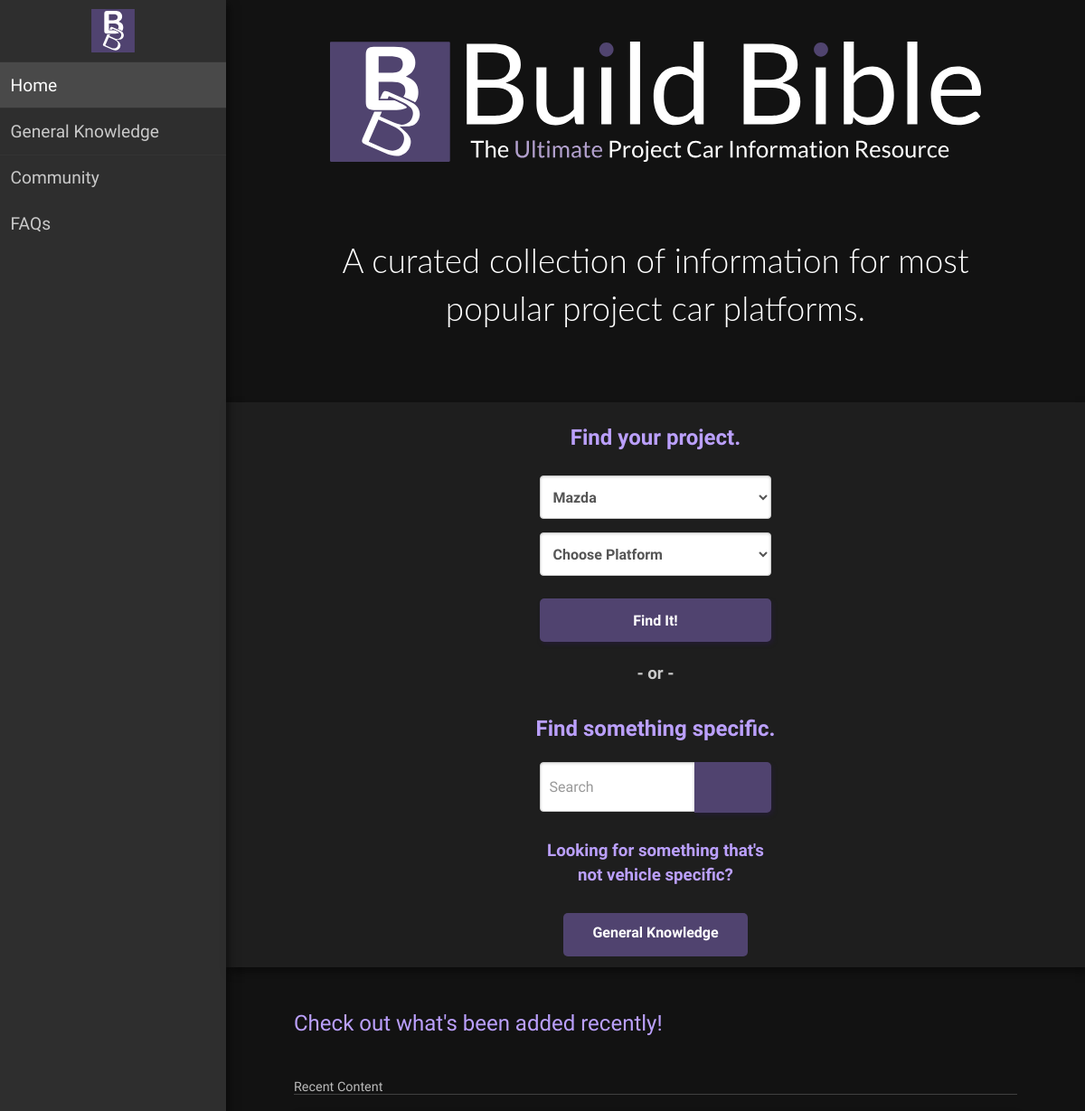
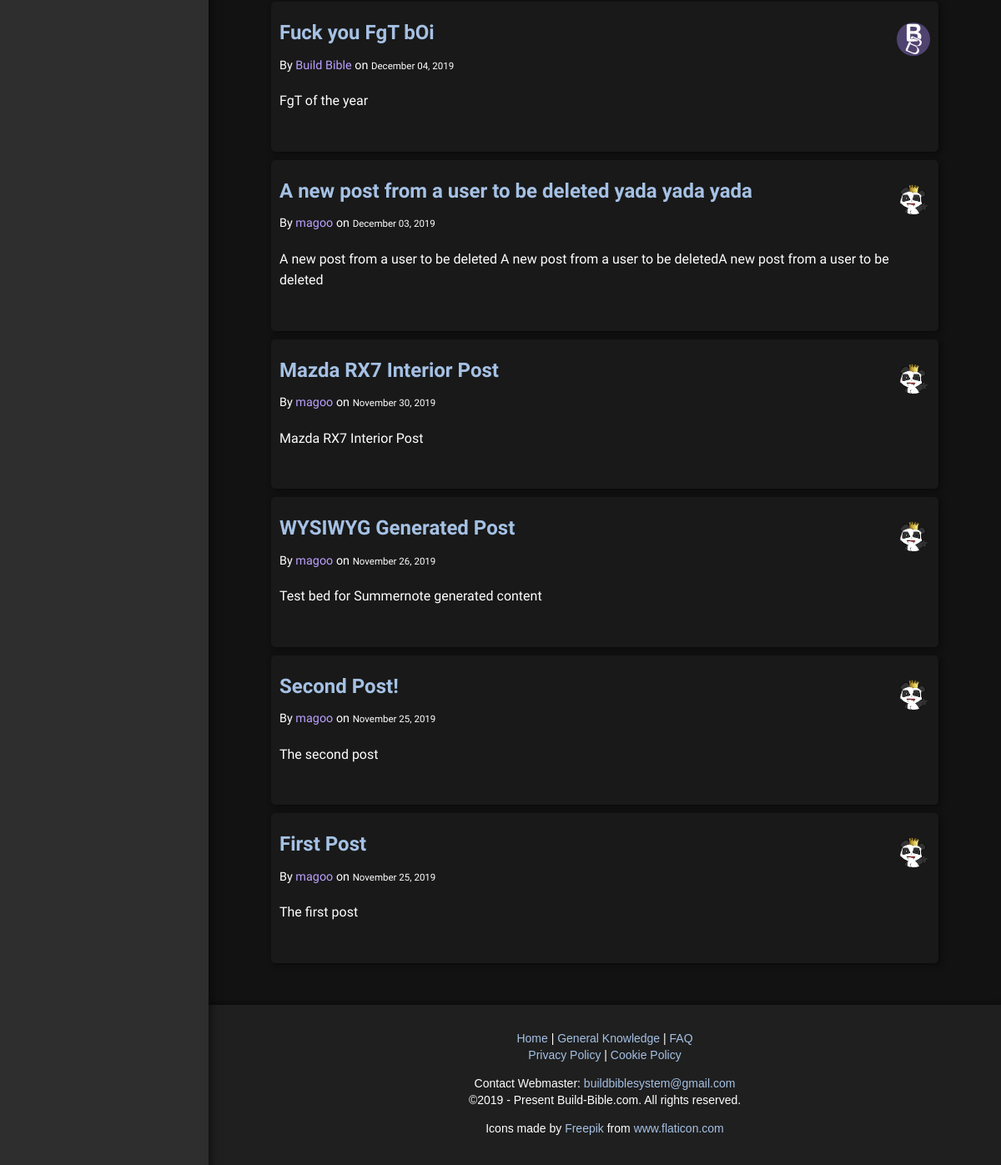
Before: / with the older database file (2 pictures, top to bottom).
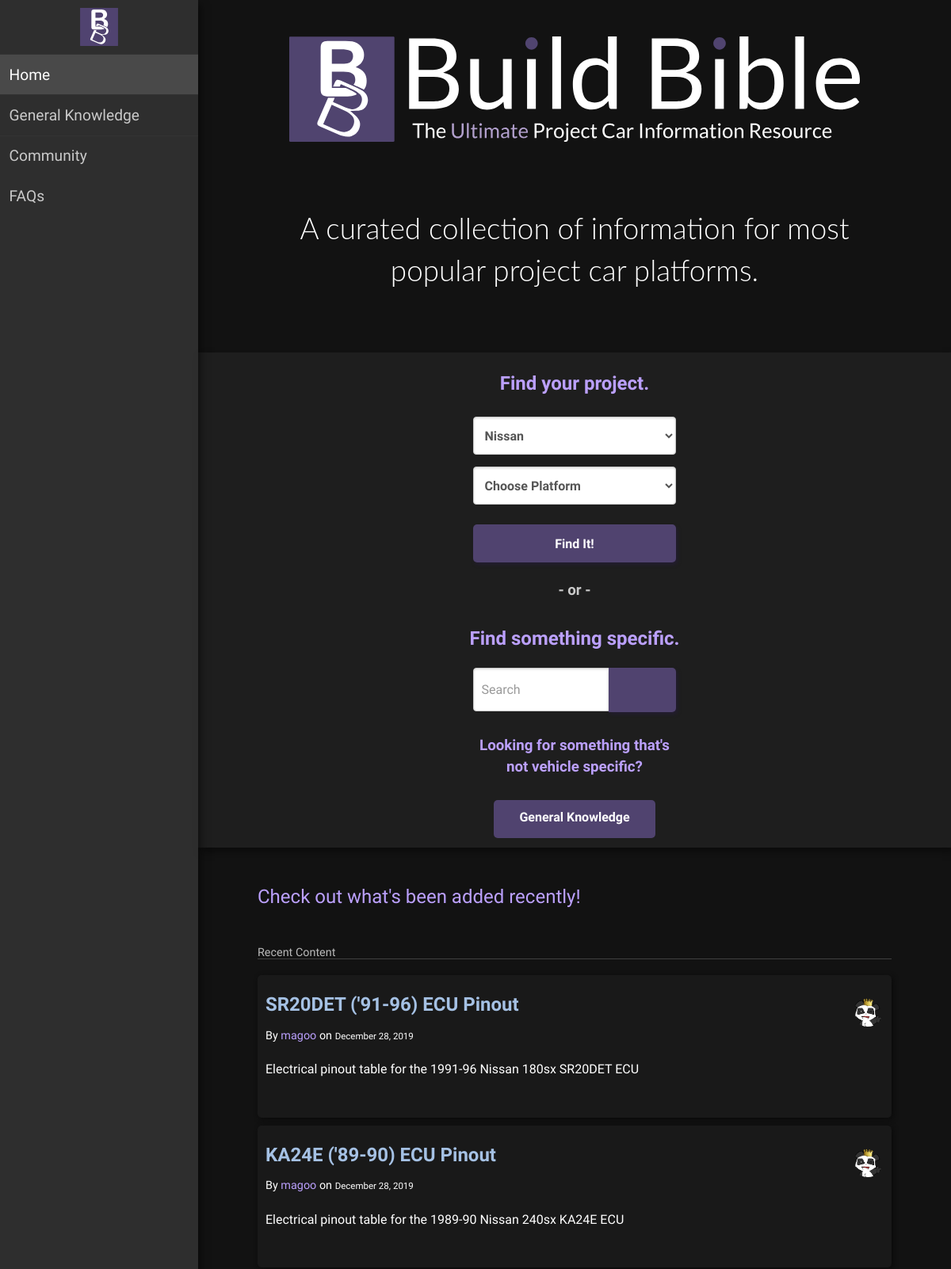
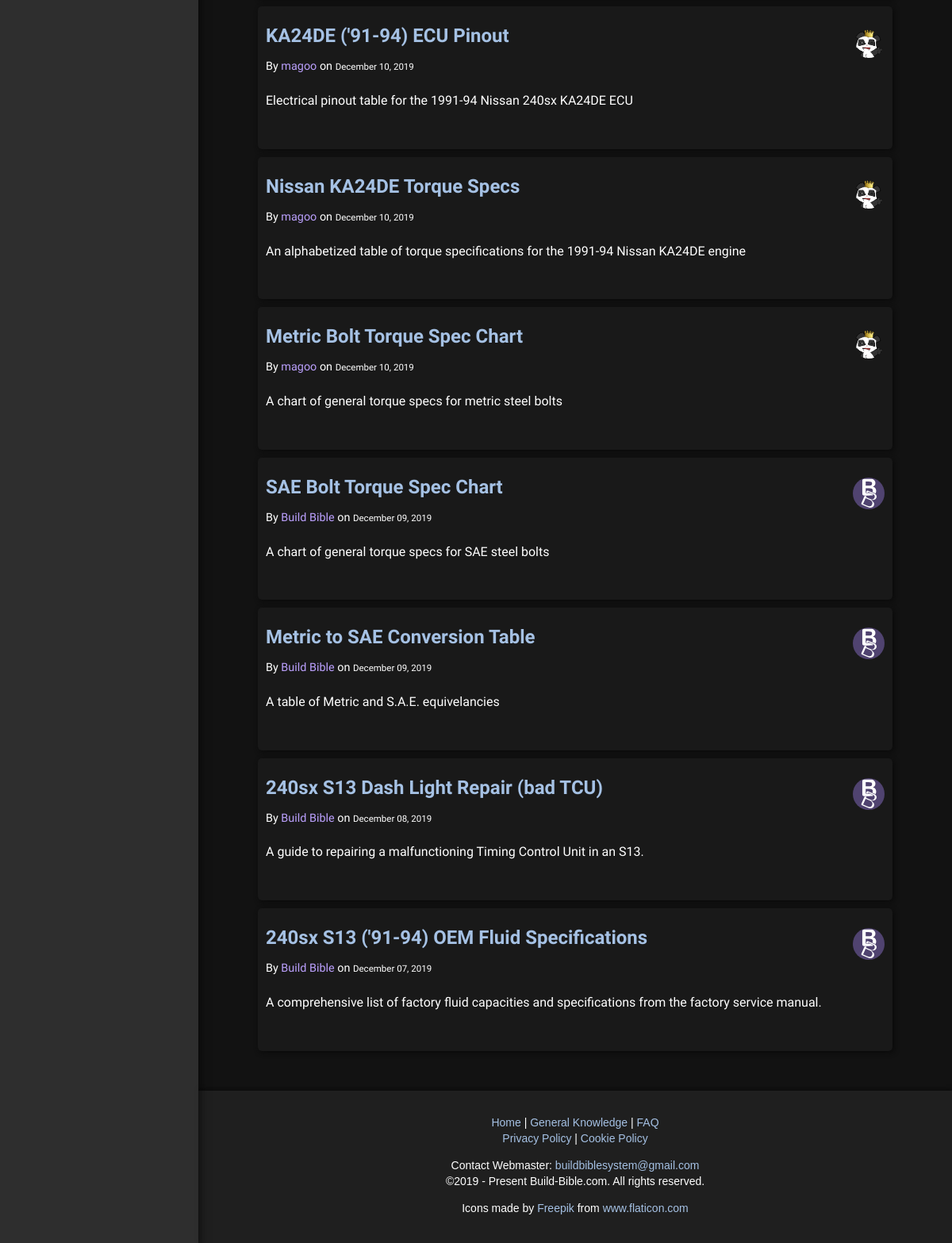
After: the same page with the newer database file (2 pictures, top to bottom).
### vehicles/models.py (models this page shows)
class Vehicle(models.Model):
    MANUFACTURER_CHOICES = [
    ('Acura', 'Acura'),
    ('Alpha Romero', 'Alpha Romero'),
    ('Aston Martin', 'Aston Martin'),
    ('Audi', 'Audi'),
    ('Bentley', 'Bentley'),
    ('Buick', 'Buick'),
    ('Bmw', 'Bmw'),
    ('Cadillac', 'Cadillac'),
    ('Chevrolet', 'Chevrolet'),
    ('Chrysler', 'Chrysler'),
    ('Citroen', 'Citroen'),
    ('Daihatsu', 'Daihatsu'),
    ('Datsun', 'Datsun'),
    ('Dodge', 'Dodge'),
    ('Eagle', 'Eagle'),
    ('Ferrari', 'Ferrari'),
    ('Fiat', 'Fiat'),
    ('Ford', 'Ford'),
    ('Gmc', 'Gmc'),
    ('Holden', 'Holden'),
    ('Honda', 'Honda'),
    ('Hummer', 'Hummer'),
    ('Hyundai', 'Hyundai'),
    ('Infiniti', 'Infiniti'),
    ('Jaguar', 'Jaguar'),
    ('Jeep', 'Jeep'),
    ('Kia', 'Kia'),
    ('Lamborghini', 'Lamborghini'),
    ('Land Rover', 'Land Rover'),
    ('Lexus', 'Lexus'),
    ('Lotus', 'Lotus'),
    ('Maserati', 'Maserati'),
    ('Mazda', 'Mazda'),
    ('Mclaren', 'Mclaren'),
    ('Mercedes-Benz', 'Mercedes-Benz'),
    ('Mercury', 'Mercury'),
    ('Mg', 'Mg'),
    ('Mini', 'Mini'),
    ('Mitsubishi', 'Mitsubishi'),
    ('Nissan', 'Nissan'),
    ('Oldsmobile', 'Oldsmobile'),
    ('Opel', 'Opel'),
    ('Peugeot', 'Peugeot'),
    ('Plymouth', 'Plymouth'),
    ('Pontiac', 'Pontiac'),
    ('Porsche', 'Porsche'),
    ('Renault', 'Renault'),
    ('Rolls-Royce', 'Rolls-Royce'),
    ('Saab', 'Saab'),
    ('Scion', 'Scion'),
    ('Seat', 'Seat'),
    ('Shelby', 'Shelby'),
    ('Smart', 'Smart'),
    ('Subaru', 'Subaru'),
    ('Suzuki', 'Suzuki'),
    ('Tesla', 'Tesla'),
    ('Toyota', 'Toyota'),
    ('Triumph', 'Triumph'),
    ('Vauxhall', 'Vauxhall'),
    ('Volkswagen', 'Volkswagen'),
    ('Volvo', 'Volvo')
    ]
    manufacturer = models.TextField(choices=MANUFACTURER_CHOICES)
    model_name = models.CharField(max_length=150)
    chassis_code = models.CharField(max_length=20)
    current_year = date.today().year
    YEAR_CHOICES = [(i,i) for i in reversed(range(1901, current_year + 1))]
    production_start = models.IntegerField(choices=YEAR_CHOICES, default=current_year)
    production_end = models.IntegerField(choices=YEAR_CHOICES, default=current_year)
    def __str__(self):
        return f'{self.chassis_code} {self.manufacturer} {self.model_name} ({self.production_start}-{self.production_end})'

### content/models.py (models this page shows, shortened)
class Post(models.Model):
    CATEGORY_CHOICES = [
        (1,'Specs'),
        (2,'Mechanical'),
        (3,'Interior'),
        (4,'Exterior'),
        (5,'Miscellaneous'),
    ]
    title = models.CharField(max_length=60)
    subtitle = models.CharField(max_length=30, default=None, blank=True, null=True,)
    content = models.TextField()
    description = models.CharField(max_length=150)
    date_posted = models.DateTimeField(default=timezone.now)
    category = models.IntegerField(choices=CATEGORY_CHOICES, blank=True, null=True,)
    tags = models.CharField(max_length=100, default=None, blank=True, null=True,)
    times_viewed = models.IntegerField(default=0)
    author = models.ForeignKey(User, null=True, blank=True, on_delete=models.SET_NULL, related_name="posts")
    last_modified_by = models.ForeignKey(User, null=True, related_name='entry_modifiers', blank=True, on_delete=models.SET_NULL)
    last_modified = models.DateTimeField(auto_now_add=True)
    context = models.ForeignKey(Vehicle, default=None, blank=True, null=True, on_delete=models.CASCADE)
    class Meta:
        ordering = ['-date_posted']

### users/models.py (models this page shows, shortened)
class Profile(models.Model):
    user = models.OneToOneField(User, on_delete=models.CASCADE)
    image = models.ImageField(default='default.png', upload_to='profile_pics')
    def image_tag(self):
        from django.utils.html import mark_safe
        return mark_safe('<img src="/media/%s" width="150" height="150" />' % (self.image))
    image_tag.short_description = 'Image Preview'

### content/views.py (the view)
# urls.py: 2. Add a URL to urlpatterns:  path('', views.home, name='home')
def home(request):
    context = {
        'posts': Post.objects.all()[:10],
        'f_form': FindVehicleForm(),
        's_form': SearchForm(),
    }
    f_form = context['f_form']
    s_form = context['s_form']
    if f_form.is_valid():
        chosen_vehicle = f_form.vehicle
        return redirect('vehicle', chosen_vehicle)
    if s_form.is_valid():
        q = s_form.cleaned_data
        return redirect('search', q)
    return render(request, 'content/home.html', context)

### content/forms.py
class FindVehicleForm(forms.ModelForm):
    manufacturer = forms.ChoiceField(choices=m_choices)
    vehicle = forms.ModelChoiceField(queryset=Vehicle.objects.filter(manufacturer=first_choice), empty_label='Choose Platform')
    class Meta:
        model = Vehicle
        fields = ['manufacturer']

class SearchForm(forms.ModelForm):
    query = forms.CharField(label='', widget=forms.TextInput(attrs={'placeholder': 'Search'}))
    class Meta:
        model = Post
        fields=['query']

### content/templates/content/home.html (shortened to what this page needs)
{% extends "content/base.html" %}
{% load static %}
{% block extra_css %}
    <link rel="stylesheet" href="{% static 'content/stylesheets/custom_css/home_page.css' %}" async>
    <link rel="stylesheet" href="{% static 'content/stylesheets/custom_css/posts.css' %}" defer>
{% endblock extra_css %}
{% block home_selected %}pure-menu-selected{% endblock home_selected %}
{% load crispy_forms_tags %}
{% block page_contents %}
<div class="hero">
    <div class="hero-titles">
        <div class="logo-block">
            <img class="full-logo" src="{% static 'images/bb-logo-full.svg' %}" alt="logo" width=100%% height=165>
        </div>
        <h2 class="hero-tagline">
            A curated collection of information for most
            <br>
            popular project car platforms.
        </h2>
    </div>
</div>
<div class="find-box">
    <div class="dropdown-container">
        <h2 class="text-primary">Find your project.</h2>
        <form class="pure-form" action="{% url 'vehicle' %}">
            <fieldset>
                {{ f_form|crispy }}
                <button type="submit" class="pure-button button-primary" aria-label="Find It" title="Find It">Find It!</button>
            </fieldset>
        </form>
    </div>
    <div class="divider">
        <h3>- or -</h3>
    </div>
    <div class="search-container">
        <h2 class="text-primary">Find something specific.</h2>
        <form class="pure-form" action="{% url 'search-results' %}">
                    {{ s_form|crispy }}
                <button class="button-primary pure-button" type="submit" aria-label="Search" title="Search">
                </button>
        </form>
    </div>
    <div class="gk-box">
        <h3 class="text-primary">Looking for something that's not vehicle specific?</h3>
        <a class="pure-button button-link" href="{% url 'content-general'%}" aria-label="General Knowlege" title="General Knowlege">
         General Knowledge
        </a>
    </div>
</div>
<div class="content">
    <h2 class="content-subhead text-primary">Check out what's been added recently!</h2>
    <div class="posts">
        <h1 class="content-subhead">Recent Content</h1>
        {% for post in posts %}
        <section class="post">
            <header class="post-header">
            {% if post.author %}
                <img class="pure-img post-img" src="{{ post.author.profile.image.url }}"
                    alt="{{post.author.username}} avatar">
                <h2 class="post-title">
                    <a href="{% url 'post-detail' post.id %}" aria-label="{{post.title}}" title="{{post.title}}">
                        {{ post.title }}
                    </a>
                </h2>
                <p class="post-meta">
                    By <span class="text-primary">{{ post.author.username }}</span> on <small>{{ post.date_posted|date:'F d, Y' }}</small>
                </p>
            {% else %}
            <img class="pure-img post-img" src="{% static 'images/bb-logo-small.svg' %}"
                    alt="bb-avatar" width=40 height=40>
                <h2 class="post-title">
                    <a href="{% url 'post-detail' post.id %}" aria-label="{{post.title}}" title="{{post.title}}">
                        {{ post.title }}
                    </a>
                </h2>
                <p class="post-meta">
                    By <span class="text-primary">Build Bible</span> on <small>{{ post.date_posted|date:'F d, Y' }}</small>
                </p>
                {% endif %}
            </header>
            <div class="post-description">
                <p>
                    {{ post.description }}
                </p>
            </div>
        </section>
        {% endfor %}
    </div>
</div>
{% endblock page_contents %}

### content/templates/content/base.html (shortened to what this page needs)
{% load static %}
{% load crispy_forms_tags %}
<!DOCTYPE html>
<html lang="en" data-role="none">
<head>
    <link rel="stylesheet" href="{% static 'content/stylesheets/bootstrap/css/bootstrap.min.css'%}" defer>
    <link rel="stylesheet" href="{% static 'content/stylesheets/pure-release-1.0.1/pure.min.css' %}" async>
    <link rel="stylesheet" href="{% static 'content/stylesheets/custom_css/main.css' %}" defer>
    {% block extra_css %}{% endblock extra_css %}
</head>
<body style="background-color: #121212; color: white;">
    <div id="layout">
        <div id="menu">
            <div class="pure-menu">
                <div class="menu-header">
                    <img class="logo" src="{% static 'images/bb-logo-small.svg' %}" alt="logo" width=62 height=62>
                </div>
                <ul class="pure-menu-list ">
                    <li class="pure-menu-item {% block home_selected %}{% endblock home_selected %}">
                        <a href="/" class="pure-menu-link" aria-label="Home" title="Home">
                             Home
                        </a>
                    </li>
                    <li
                        class="pure-menu-item menu-item-divided {% block general_selected %}{% endblock general_selected %}">
                        <a href="{% url 'content-general'%}" class="pure-menu-link" aria-label="General Knowlege"
                            title="General Knowledge">
                             General Knowledge
                        </a>
                    </li>
                    <li
                        class="pure-menu-item menu-item-divided {% block community_selected %}{% endblock community_selected %}">
                        <a href="{% url 'content-community'%}" class="pure-menu-link" aria-label="General Knowlege"
                            title="General Knowledge">
                             Community
                        </a>
                    </li>
                    <li class="pure-menu-item {% block faq_selected %}{% endblock faq_selected %}">
                        <a href="/faq" class="pure-menu-link" aria-label="FAQ" title="FAQ">
                             FAQs
                        </a>
                    </li>
                </ul>
            </div>
        </div>
        <div id="main">
            {% block page_contents %}{% endblock page_contents %}
            <div class="footer">
                <div class="legal pure-g">
                    <div class="pure-u-1 u-sm-1-2">
                        <p>
                            <a href="{% url 'content-home'%}" aria-label="Home" title="Home">Home</a> |
                            <a href="{% url 'content-general'%}" aria-label="General Knowledge"
                                title="General Knowledge">General Knowledge</a> |
                            <a href="{% url 'content-faq'%}" aria-label="FAQ" title="FAQ">FAQ</a>
                            <br>
                            <a href="{% url 'content-privacy'%}" aria-label="Privacy Policy" title="Privacy Policy">Privacy Policy</a> |
                           <a href="{% url 'content-cookie'%}" aria-label="Cookie Policy"
                                title="Cookie Policy">Cookie Policy</a>
                        </p>
                        <p>
                            Contact Webmaster: <a href="mailto:abc@abc.com"> buildbiblesystem@gmail.com</a>
                            <br>
                            ©2019 - Present Build-Bible.com. All rights reserved.
                        </p>
                        <div>Icons made by <a href="https://www.flaticon.com/authors/freepik"
                                title="Freepik">Freepik</a>
                            from
                            <a href="https://www.flaticon.com/" title="Flaticon">www.flaticon.com</a>
                        </div>
                    </div>
                </div>
            </div>
        </div>
    </div>
</body>
</html>

### content/static/content/stylesheets/custom_css/main.css (style rules this page uses)
* { -webkit-tap-highlight-color: rgba(255, 255, 255, 0) !important; -webkit-focus-ring-color: rgba(255, 255, 255, 0) !important; outline: none !important; }
body { background-color: #121212; color: #fafafa; font-family: 'Ubuntu', sans-serif; font-size: 16px; font-display: swap; }
body a { color: #a5c1e4; text-decoration: none; }
.form-control { font-size: 16px; }
.button-primary { background-color: #50436f; color: white; height: 3em; border-radius: 5px; -webkit-box-shadow: #231d30 2px 3px 4px; box-shadow: #231d30 2px 3px 4px; outline: none; font-weight: 700; font-size: 16px; }
.button-link { background-color: #50436f; color: white; border-radius: 5px; padding: 12px; font-weight: 700; }
.text-primary { color: #bba0fd !important; }
#layout, #menu, .menu-link { -webkit-transition: all 0.2s ease-out; transition: all 0.2s ease-out; }
#layout { position: relative; left: 0; padding-left: 0; }
.content { margin: 0 auto; padding: 0 2em; max-width: 800px; min-height: 60vh; margin-bottom: 50px; line-height: 1.6em; }
.content h1 { line-height: 1em; }
.content .content-subhead { margin: 50px 0 20px 0; font-weight: 300; color: #bababa; }
.content img { max-width: 100%; }
#menu { margin-left: -250px; width: 250px; position: fixed; top: 0; left: 0; bottom: 0; z-index: 1000; background: rgba(250, 250, 250, 0.12); overflow-y: auto; -webkit-overflow-scrolling: touch; -webkit-box-shadow: rgba(0, 0, 0, 0.5) 3px 5px 10px; box-shadow: rgba(0, 0, 0, 0.5) 3px 5px 10px; }
#menu a { color: #cacaca; border: none; padding: 0.6em 0 0.6em 0.6em; }
#menu .pure-menu a { font-size: 1.2em; }
#menu .pure-menu ul { border: none; background: transparent; }
#menu .pure-menu ul, #menu .pure-menu .menu-item-divided { border-top: 1px solid #333333; }
#menu .pure-menu .pure-menu-selected { background: rgba(255, 255, 255, 0.13); }
#menu .pure-menu .pure-menu-selected a { color: white; }
#menu .pure-menu .menu-header { display: -webkit-box; display: -ms-flexbox; display: flex; -webkit-box-pack: center; -ms-flex-pack: center; justify-content: center; }
#menu .pure-menu .menu-header .logo { width: 3em; height: 3em; padding: 10px; }
.footer { font-size: 87.5%; margin-top: 3.4286em; padding: 1.1429em; background: rgba(250, 250, 250, 0.055); text-align: center; -webkit-box-shadow: rgba(0, 0, 0, 0.33) 0px -3px 5px; box-shadow: rgba(0, 0, 0, 0.33) 0px -3px 5px; min-height: 20vh; }
@media (min-width: 51em) { .header, .content { padding-left: 2em; padding-right: 2em; } }
@media (min-width: 51em) { #layout { padding-left: 250px; left: 0; } }
@media (min-width: 51em) { #menu { left: 250px; } }

### content/static/content/stylesheets/custom_css/posts.css (style rules this page uses)
.posts .content-subhead { font-size: 90%; border-bottom: 1px solid rgba(250, 250, 250, 0.2); }
.posts .post { background: rgba(250, 250, 250, 0.03); -webkit-box-shadow: #0a0a0a 2px 2px 6px; box-shadow: #0a0a0a 2px 2px 6px; padding: 5px 10px; padding-bottom: 2em; margin-bottom: 10px; border-radius: 5px; }
.posts .post .post-header .post-img { width: 40px; border-radius: 50px; float: right; margin-left: 1em; font-size: 3em; }
.posts .post .post-header .post-title { font-size: 1.5em; margin-bottom: .2em; line-height: 1em; }
.posts .post .post-header .post-meta { font-size: 90%; }

Changed rows visible on the page:
removed Vehicle: manufacturer "Mazda"
removed Post: title "Fuck you FgT bOi", date_posted "December 04, 2019", description "FgT of the year"
removed Post: author.profile.image (picture), title "A new post from a user to be deleted yada yada yada", author.username "magoo", date_posted "December 03, 2019", description "A new post from a user to be deleted A new post from a user to be deletedA new post from a user to be deleted"
removed Post: author.profile.image (picture), title "Mazda RX7 Interior Post", author.username "magoo", date_posted "November 30, 2019", description "Mazda RX7 Interior Post"
removed Post: author.profile.image (picture), title "WYSIWYG Generated Post", author.username "magoo", date_posted "November 26, 2019", description "Test bed for Summernote generated content"
removed Post: author.profile.image (picture), title "Second Post!", author.username "magoo", date_posted "November 25, 2019", description "The second post"
removed Post: author.profile.image (picture), title "First Post", author.username "magoo", date_posted "November 25, 2019", description "The first post"
added Vehicle: manufacturer "Nissan"
added Post: author.profile.image (picture), title "SR20DET ('91-96) ECU Pinout", author.username "magoo", date_posted "December 28, 2019", description "Electrical pinout table for the 1991-96 Nissan 180sx SR20DET ECU"
added Post: author.profile.image (picture), title "KA24E ('89-90) ECU Pinout", author.username "magoo", date_posted "December 28, 2019", description "Electrical pinout table for the 1989-90 Nissan 240sx KA24E ECU"
added Post: author.profile.image (picture), title "KA24DE ('91-94) ECU Pinout", author.username "magoo", date_posted "December 10, 2019", description "Electrical pinout table for the 1991-94 Nissan 240sx KA24DE ECU"
added Post: author.profile.image (picture), title "Nissan KA24DE Torque Specs", author.username "magoo", date_posted "December 10, 2019", description "An alphabetized table of torque specifications for the 1991-94 Nissan KA24DE engine"
added Post: author.profile.image (picture), title "Metric Bolt Torque Spec Chart", author.username "magoo", date_posted "December 10, 2019", description "A chart of general torque specs for metric steel bolts"
added Post: title "SAE Bolt Torque Spec Chart", date_posted "December 09, 2019", description "A chart of general torque specs for SAE steel bolts"
added Post: title "Metric to SAE Conversion Table", date_posted "December 09, 2019", description "A table of Metric and S.A.E. equivelancies"
added Post: title "240sx S13 Dash Light Repair (bad TCU)", date_posted "December 08, 2019", description "A guide to repairing a malfunctioning Timing Control Unit in an S13."
added Post: title "240sx S13 ('91-94) OEM Fluid Specifications", date_posted "December 07, 2019", description "A comprehensive list of factory fluid capacities and specifications from the factory service manual."
